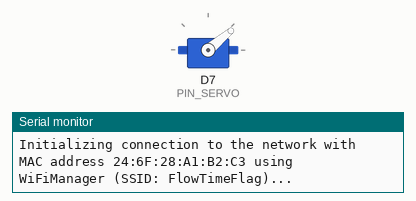
Simulated run of this sketch. Board: ESP8266 (NodeMCU). Shown: servo, the last lines printed to the serial monitor. WiFi joins after 1.5 s; servers stay silent unless stated.

Above: at 0.9 s.
At 3.0 s:
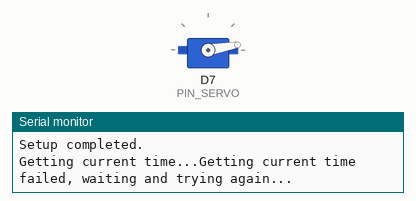
Timing chart, 0 to 4.5 s (numbered marks = the images above):
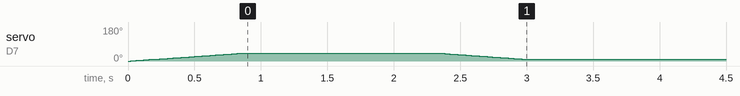

The sketch:

flowtime-flag.ino
```cpp
// Platform libraries.
#include <Arduino.h>     // To add IntelliSense for platform constants.
#include <ESP8266WiFi.h> // Required dependency for the NTPtimeESP library.

// Third-party libraries.
#include <WiFiManager.h>  // To manage network configuration and connection.
#include "NTPtimeESP.h"   // To get the current time through NTP.

// My classes.
#include "speed-servo.h"

// Read configuration and secrets.
#include "config.h"

WiFiManager wifiManager;
NTPtime ntpClient;
SpeedServo servo;

int flowTime1BeginMinutesOfDay;
int flowTime1EndMinutesOfDay;
int flowTime2BeginMinutesOfDay;
int flowTime2EndMinutesOfDay;
bool isNowFlowTimeLast;

int ntpCurrentRetryCount = 1;

void setup() {
  initSerial();

  initServo();
  servo.moveSlowTo(FLOWTIME_END_POSITION + 30);

  initNetwork();
  initTimeServerConnection();

  flowTime1BeginMinutesOfDay = getMinutesOfDay(FLOWTIME1_BEGIN_HOUR, FLOWTIME1_BEGIN_MINUTE);
  flowTime1EndMinutesOfDay = getMinutesOfDay(FLOWTIME1_END_HOUR, FLOWTIME1_END_MINUTE);
  flowTime2BeginMinutesOfDay = getMinutesOfDay(FLOWTIME2_BEGIN_HOUR, FLOWTIME2_BEGIN_MINUTE);
  flowTime2EndMinutesOfDay = getMinutesOfDay(FLOWTIME2_END_HOUR, FLOWTIME2_END_MINUTE);
  isNowFlowTimeLast = false;

  Serial.printf("Configured flow times: %d:%d (%d) - %d:%d (%d) and %d:%d (%d) - %d:%d (%d).\n", FLOWTIME1_BEGIN_HOUR, FLOWTIME1_BEGIN_MINUTE, flowTime1BeginMinutesOfDay, FLOWTIME1_END_HOUR, FLOWTIME1_END_MINUTE, flowTime1EndMinutesOfDay, FLOWTIME2_BEGIN_HOUR, FLOWTIME2_BEGIN_MINUTE, flowTime2BeginMinutesOfDay, FLOWTIME2_END_HOUR, FLOWTIME2_END_MINUTE, flowTime2EndMinutesOfDay);
  Serial.println(F("Setup completed."));

  servo.moveSlowTo(FLOWTIME_END_POSITION);
}

void initSerial() {
  Serial.begin(115200);
  Serial.println();
  Serial.println(F("Initializing serial connection DONE."));
}

void initServo() {
  Serial.print(F("Initializing the servo..."));
  servo.attach(PIN_SERVO);
  servo.moveSlowTo(FLOWTIME_END_POSITION);
  Serial.println(F("DONE."));
}

void initNetwork() {
  Serial.printf("Initializing connection to the network with MAC address %s using WiFiManager (SSID: %s)...\n", WiFi.macAddress().c_str(), WIFI_AP_SSID);
  wifiManager.autoConnect(WIFI_AP_SSID, WIFI_AP_PASSWORD);
  Serial.printf("WiFi connected. IP address: %s, MAC address: %s\n", WiFi.localIP().toString().c_str(), WiFi.macAddress().c_str());
}

void initTimeServerConnection() {
  Serial.printf("Initializing time server connection to %s...\n", NTP_SERVER_HOST);
  ntpClient.init(NTP_SERVER_HOST);
}

void loop() {
  strDateTime currentTime = getCurrentTime();

  if (currentTime.valid) {
    bool isNowFlowTime = isFlowTime(currentTime);
    if (isNowFlowTime != isNowFlowTimeLast) {
      if (isNowFlowTime) {
        beginFlowTime();
      }
      else {
        endFlowTime();
      }
    }
    isNowFlowTimeLast = isNowFlowTime;
  }

  delay(60000);
}

void beginFlowTime() {
  Serial.println(F("Starting flow time..."));
  servo.moveSlowTo(WAVE_START_POSITION);
  delay(500);
  servo.moveSlowTo(WAVE_END_POSITION);
  delay(500);
  servo.moveSlowTo(WAVE_START_POSITION);
  delay(500);
  servo.moveSlowTo(WAVE_END_POSITION);
  delay(500);
  servo.moveSlowTo(FLOWTIME_START_POSITION);
}

void endFlowTime() {
  Serial.println(F("Ending flow time..."));
  servo.moveSlowTo(FLOWTIME_END_POSITION);
}

strDateTime getCurrentTime() {
  Serial.print(F("Getting current time..."));

  ntpClient.setRecvTimeout(59);
  strDateTime currentTime = ntpClient.getNTPtime(TIME_ZONE, DST_ADJUSTMENT);

  if(currentTime.valid){
    ntpCurrentRetryCount = 1;  // Reset the retry counter;
    ntpClient.printDateTime(currentTime);
    return currentTime;
  } else {
    ntpCurrentRetryCount++;
    if (ntpCurrentRetryCount <= NTP_MAX_RETRY_COUNT) {
      Serial.println(F("Getting current time failed, waiting and trying again..."));
      delay(NTP_RETRY_DELAY_MSEC);
      return getCurrentTime();
    } else {
      Serial.println(F("Getting current time failed, no more retries."));
      strDateTime invalidCurrentTime;
      invalidCurrentTime.valid = false;
      return invalidCurrentTime;
    }
  }
}

bool isFlowTime(strDateTime currentTime) {
  byte currentHour = currentTime.hour;
  byte currentMinute = currentTime.minute;
  int currentMinutesOfDay = getMinutesOfDay(currentHour, currentMinute);

  Serial.printf("Current time: %d:%d (%d)\n", currentHour, currentMinute, currentMinutesOfDay);

  bool isFlowTime1 = flowTime1BeginMinutesOfDay <= currentMinutesOfDay && currentMinutesOfDay <= flowTime1EndMinutesOfDay;
  bool isFlowTime2 = flowTime2BeginMinutesOfDay <= currentMinutesOfDay && currentMinutesOfDay <= flowTime2EndMinutesOfDay;

  return isFlowTime1 || isFlowTime2;
}

int getMinutesOfDay(byte hours, byte minutes) {
  return 60 * hours + minutes;
}
```

NTPtimeESP.cpp
```cpp
/*
NTP
This routine gets the unixtime from a NTP server and adjusts it to the time zone and the
Middle European summer time if requested

Author: Andreas Spiess V1.0 2016-5-28

Based on work from John Lassen: http://www.john-lassen.de/index.php/projects/esp-8266-arduino-ide-webconfig

Modified by György Balássy 2019-05-26.

*/

#include <Arduino.h>
#include "NTPtimeESP.h"

// Define this constant to log debug messages from the NTPTimeESP library.
// #define DEBUG_ON

#define LEAP_YEAR(Y) ( ((1970+Y)>0) && !((1970+Y)%4) && ( ((1970+Y)%100) || !((1970+Y)%400) ) )

#define SEC_TO_MS             1000
#define RECV_TIMEOUT_DEFATUL  1       // 1 second
#define SEND_INTRVL_DEFAULT   1       // 1 second
#define MAX_SEND_INTERVAL     60      // 60 seconds
#define MAC_RECV_TIMEOUT      60      // 60 seconds

const int NTP_PACKET_SIZE = 48;
byte _packetBuffer[ NTP_PACKET_SIZE];
static const uint8_t _monthDays[] = {31, 28, 31, 30, 31, 30, 31, 31, 30, 31, 30, 31};

float _timeZone=0.0;
String _NTPserver="";

// NTPserver is the name of the NTPserver

bool NTPtime::setSendInterval(unsigned long _sendInterval_) {
	bool retVal = false;
	if(_sendInterval_ <= MAX_SEND_INTERVAL) {
		_sendInterval = _sendInterval_ * SEC_TO_MS;
		retVal = true;
	}

	return retVal;
}

bool NTPtime::setRecvTimeout(unsigned long _recvTimeout_) {
	bool retVal = false;
	if(_recvTimeout_ <= MAC_RECV_TIMEOUT) {
		_recvTimeout = _recvTimeout_ * SEC_TO_MS;
		retVal = true;
	}

	return retVal;
}

// NTPtime::NTPtime(String NTPserver) {
//   Serial.println(NTPserver);
// 	_NTPserver = NTPserver;
// 	_sendPhase = true;
// 	_sentTime  = 0;
// 	_sendInterval = SEND_INTRVL_DEFAULT * SEC_TO_MS;
// 	_recvTimeout = RECV_TIMEOUT_DEFATUL * SEC_TO_MS;
// }

void NTPtime::init(String NTPserver) {
	_NTPserver = NTPserver;
	_sendPhase = true;
	_sentTime  = 0;
	_sendInterval = SEND_INTRVL_DEFAULT * SEC_TO_MS;
	_recvTimeout = RECV_TIMEOUT_DEFATUL * SEC_TO_MS;
}

void NTPtime::printDateTime(strDateTime _dateTime) {
	if (_dateTime.valid) {
		Serial.print(_dateTime.year);
		Serial.print( "-");
		Serial.print(_dateTime.month);
		Serial.print( "-");
		Serial.print(_dateTime.day);
		Serial.print( "-");
		Serial.print(_dateTime.dayofWeek);
		Serial.print( " ");

		Serial.print(_dateTime.hour);
		Serial.print( "H ");
		Serial.print(_dateTime.minute);
		Serial.print( "M ");
		Serial.print(_dateTime.second);
		Serial.print( "S ");
		Serial.println();
	} else {
#ifdef DEBUG_ON
		Serial.println("Invalid time !!!");
		Serial.println("");
#endif
	}
}

// Converts a unix time stamp to a strDateTime structure
strDateTime NTPtime::ConvertUnixTimestamp( unsigned long _tempTimeStamp) {
	strDateTime _tempDateTime;
	uint8_t _year, _month, _monthLength;
	uint32_t _time;
	unsigned long _days;

	_tempDateTime.epochTime = _tempTimeStamp;

	_time = (uint32_t)_tempTimeStamp;
	_tempDateTime.second = _time % 60;
	_time /= 60; // now it is minutes
	_tempDateTime.minute = _time % 60;
	_time /= 60; // now it is hours
	_tempDateTime.hour = _time % 24;
	_time /= 24; // now it is _days
	_tempDateTime.dayofWeek = ((_time + 4) % 7) + 1;  // Sunday is day 1

	_year = 0;
	_days = 0;
	while ((unsigned)(_days += (LEAP_YEAR(_year) ? 366 : 365)) <= _time) {
		_year++;
	}
	_tempDateTime.year = _year; // year is offset from 1970

	_days -= LEAP_YEAR(_year) ? 366 : 365;
	_time  -= _days; // now it is days in this year, starting at 0

	_days = 0;
	_month = 0;
	_monthLength = 0;
	for (_month = 0; _month < 12; _month++) {
		if (_month == 1) { // february
			if (LEAP_YEAR(_year)) {
				_monthLength = 29;
			} else {
				_monthLength = 28;
			}
		} else {
			_monthLength = _monthDays[_month];
		}

		if (_time >= _monthLength) {
			_time -= _monthLength;
		} else {
			break;
		}
	}
	_tempDateTime.month = _month + 1;  // jan is month 1
	_tempDateTime.day = _time + 1;     // day of month
	_tempDateTime.year += 1970;

	return _tempDateTime;
}


//
// Summertime calculates the daylight saving time for middle Europe. Input: Unixtime in UTC
//
boolean NTPtime::summerTime(unsigned long _timeStamp ) {

	strDateTime  _tempDateTime;
	_tempDateTime = ConvertUnixTimestamp(_timeStamp);
	// printTime("Innerhalb ", _tempDateTime);

	if (_tempDateTime.month < 3 || _tempDateTime.month > 10) return false; // keine Sommerzeit in Jan, Feb, Nov, Dez
	if (_tempDateTime.month > 3 && _tempDateTime.month < 10) return true; // Sommerzeit in Apr, Mai, Jun, Jul, Aug, Sep
	if (_tempDateTime.month == 3 && (_tempDateTime.hour + 24 * _tempDateTime.day) >= (3 +  24 * (31 - (5 * _tempDateTime.year / 4 + 4) % 7)) || _tempDateTime.month == 10 && (_tempDateTime.hour + 24 * _tempDateTime.day) < (3 +  24 * (31 - (5 * _tempDateTime.year / 4 + 1) % 7)))
	return true;
	else
	return false;
}

boolean NTPtime::daylightSavingTime(unsigned long _timeStamp) {

	strDateTime  _tempDateTime;
	_tempDateTime = ConvertUnixTimestamp(_timeStamp);

	// here the US code
	//return false;
	// see http://stackoverflow.com/questions/5590429/calculating-daylight-saving-time-from-only-date
	// since 2007 DST begins on second Sunday of March and ends on first Sunday of November.
	// Time change occurs at 2AM locally
	if (_tempDateTime.month < 3 || _tempDateTime.month > 11) return false;  //January, february, and december are out.
	if (_tempDateTime.month > 3 && _tempDateTime.month < 11) return true;   //April to October are in
	int previousSunday = _tempDateTime.day - (_tempDateTime.dayofWeek - 1);  // dow Sunday input was 1,
	// need it to be Sunday = 0. If 1st of month = Sunday, previousSunday=1-0=1
	//int previousSunday = day - (dow-1);
	// -------------------- March ---------------------------------------
	//In march, we are DST if our previous Sunday was = to or after the 8th.
	if (_tempDateTime.month == 3 ) {  // in march, if previous Sunday is after the 8th, is DST
		// unless Sunday and hour < 2am
		if ( previousSunday >= 8 ) { // Sunday = 1
			// return true if day > 14 or (dow == 1 and hour >= 2)
			return ((_tempDateTime.day > 14) ||
			((_tempDateTime.dayofWeek == 1 && _tempDateTime.hour >= 2) || _tempDateTime.dayofWeek > 1));
		} // end if ( previousSunday >= 8 && _dateTime.dayofWeek > 0 )
		else
		{
			// previousSunday has to be < 8 to get here
			//return (previousSunday < 8 && (_tempDateTime.dayofWeek - 1) = 0 && _tempDateTime.hour >= 2)
			return false;
		} // end else
	} // end if (_tempDateTime.month == 3 )

	// ------------------------------- November -------------------------------

	// gets here only if month = November
	//In november we must be before the first Sunday to be dst.
	//That means the previous Sunday must be before the 2nd.
	if (previousSunday < 1)
	{
		// is not true for Sunday after 2am or any day after 1st Sunday any time
		return ((_tempDateTime.dayofWeek == 1 && _tempDateTime.hour < 2) || (_tempDateTime.dayofWeek > 1));
		//return true;
	} // end if (previousSunday < 1)
	else
	{
		// return false unless after first wk and dow = Sunday and hour < 2
		return (_tempDateTime.day <8 && _tempDateTime.dayofWeek == 1 && _tempDateTime.hour < 2);
	}  // end else
} // end boolean NTPtime::daylightSavingTime(unsigned long _timeStamp)


unsigned long NTPtime::adjustTimeZone(unsigned long _timeStamp, float _timeZone, int _DayLightSaving) {
	strDateTime _tempDateTime;
	_timeStamp += (unsigned long)(_timeZone *  3600.0); // adjust timezone
	if (_DayLightSaving ==1 && summerTime(_timeStamp)) _timeStamp += 3600; // European Summer time
	if (_DayLightSaving ==2 && daylightSavingTime(_timeStamp)) _timeStamp += 3600; // US daylight time
	return _timeStamp;
}

// time zone is the difference to UTC in hours
// if _isDayLightSaving is true, time will be adjusted accordingly
// Use returned time only after checking "ret.valid" flag

strDateTime NTPtime::getNTPtime(float _timeZone, int _DayLightSaving) {
	int cb;
	strDateTime _dateTime;
	unsigned long _unixTime = 0;
	_dateTime.valid = false;
	unsigned long _currentTimeStamp;

	if (_sendPhase) {
		if (_sentTime && ((millis() - _sentTime) < _sendInterval)) {
			return _dateTime;
		}

		_sendPhase = false;
		UDPNTPClient.begin(1337); // Port for NTP receive

#ifdef DEBUG_ON
		IPAddress _timeServerIP;
		WiFi.hostByName(_NTPserver.c_str(), _timeServerIP);
		Serial.printf("Time server: %s ", _NTPserver.c_str());
		Serial.printf("Time server IP: %s ", _timeServerIP.toString().c_str());
		Serial.println("Sending NTP packet...");
#endif

		memset(_packetBuffer, 0, NTP_PACKET_SIZE);
		_packetBuffer[0] = 0b11100011; // LI, Version, Mode
		_packetBuffer[1] = 0;          // Stratum, or type of clock
		_packetBuffer[2] = 6;          // Polling Interval
		_packetBuffer[3] = 0xEC;       // Peer Clock Precision
		_packetBuffer[12] = 49;
		_packetBuffer[13] = 0x4E;
		_packetBuffer[14] = 49;
		_packetBuffer[15] = 52;
		UDPNTPClient.beginPacket(_NTPserver.c_str(), 123);
		UDPNTPClient.write(_packetBuffer, NTP_PACKET_SIZE);
		UDPNTPClient.endPacket();

		_sentTime = millis();
	} else {
		cb = UDPNTPClient.parsePacket();
		if (cb == 0) {
			if ((millis() - _sentTime) > _recvTimeout) {
				_sendPhase = true;
				_sentTime = 0;
			}
		} else {
#ifdef DEBUG_ON
			Serial.print("NTP packet received, length=");
			Serial.println(cb);
#endif

			UDPNTPClient.read(_packetBuffer, NTP_PACKET_SIZE); // read the packet into the buffer
			unsigned long highWord = word(_packetBuffer[40], _packetBuffer[41]);
			unsigned long lowWord = word(_packetBuffer[42], _packetBuffer[43]);
			unsigned long secsSince1900 = highWord << 16 | lowWord;
			const unsigned long seventyYears = 2208988800UL;
			_unixTime = secsSince1900 - seventyYears;
			if (_unixTime > 0) {
				_currentTimeStamp = adjustTimeZone(_unixTime, _timeZone, _DayLightSaving);
				_dateTime = ConvertUnixTimestamp(_currentTimeStamp);
				_dateTime.valid = true;
			} else
			_dateTime.valid = false;

			_sendPhase = true;
		}
	}

	return _dateTime;
}
```

NTPtimeESP.h
```cpp
/*

   NTPtime for ESP8266
   This routine gets the unixtime from a NTP server and adjusts it to the time zone and the
   Middle European summer time if requested

  Author: Andreas Spiess V1.0 2016-6-28

  Based on work from John Lassen: http://www.john-lassen.de/index.php/projects/esp-8266-arduino-ide-webconfig

*/
#ifndef NTPtime_h
#define NTPtime_h

#include <Arduino.h>
#include <ESP8266WiFi.h>
#include <WiFiUdp.h>

struct strDateTime
{
  byte hour;
  byte minute;
  byte second;
  int year;
  byte month;
  byte day;
  byte dayofWeek;
  unsigned long epochTime;
  boolean valid;
};

class NTPtime {
  public:
    // NTPtime(String NTPtime);
    void init(String NTPtime);
    strDateTime getNTPtime(float _timeZone, int _DayLightSaving);
    void printDateTime(strDateTime _dateTime);
    bool setSendInterval(unsigned long _sendInterval);  // in seconds
    bool setRecvTimeout(unsigned long _recvTimeout);    // in seconds

  private:
    bool _sendPhase;
    unsigned long _sentTime;
    unsigned long _sendInterval;
    unsigned long _recvTimeout;

    strDateTime ConvertUnixTimestamp( unsigned long _tempTimeStamp);
    boolean summerTime(unsigned long _timeStamp );
    boolean daylightSavingTime(unsigned long _timeStamp);
    unsigned long adjustTimeZone(unsigned long _timeStamp, float _timeZone, int _DayLightSavingSaving);
    WiFiUDP UDPNTPClient;
};
#endif
```

speed-servo.cpp
```cpp
#include "speed-servo.h"

const int SLOW_MOVE_DELAY = 20;
const int Fast_MOVE_DELAY = 4;

void SpeedServo::attach(uint8_t pin) {
  _servo.attach(pin);
}

// Valid position: 0-180.
void SpeedServo::moveNowTo(int newPosition) {
  _lastPosition = newPosition;
  _servo.write(newPosition);
}

// Valid position: 0-180.
void SpeedServo::moveFastTo(int newPosition) {
  _moveTo(newPosition, Fast_MOVE_DELAY);
}

// Valid position: 0-180.
void SpeedServo::moveSlowTo(int newPosition) {
  _moveTo(newPosition, SLOW_MOVE_DELAY);
}

// Valid position: 0-180.
void SpeedServo::_moveTo(int newPosition, unsigned long stepDelay) {
  if(newPosition > _lastPosition) {
    for (int pos = _lastPosition; pos <= newPosition; pos++) {
      _servo.write(pos);
      delay(stepDelay);
    }
  } else {
    for (int pos = _lastPosition; pos >= newPosition; pos--) {
      _servo.write(pos);
      delay(stepDelay);
    }
  }

  _lastPosition = newPosition;
}
```

speed-servo.h
```cpp
#include <Arduino.h>           // To add IntelliSense for platform constants.
#include <Servo.h>             // To control the SG90 servo motors.

#ifndef speed_servo_h
#define speed_servo_h

class SpeedServo {
  public:
    void attach(uint8_t pin);
    void moveNowTo(int position);
    void moveFastTo(int position);
    void moveSlowTo(int position);

  private:
    Servo _servo;
    int _lastPosition;
    void _moveTo(int newPosition, unsigned long stepDelay);
};

#endif /* speed_servo_h */
```

Source omitted: config.h (1391 bytes)
